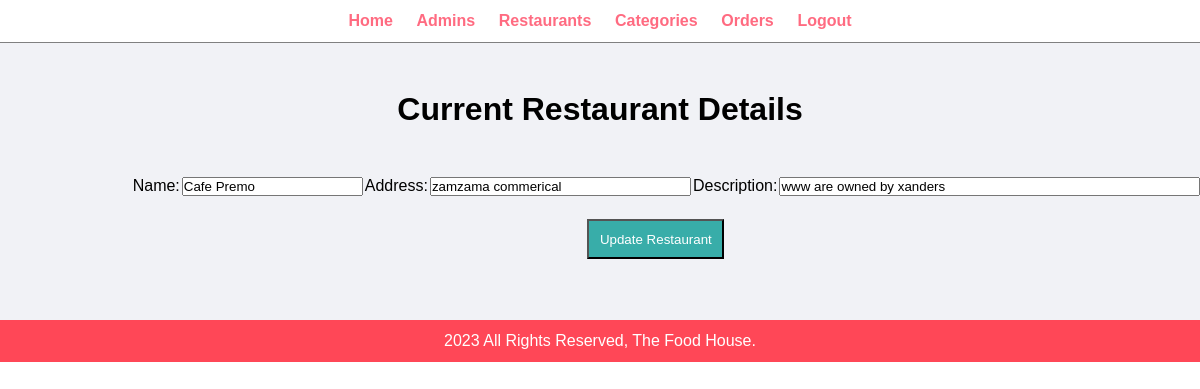
/admin/update-restaurant.php?id=25 (signed in), run on the app's committed database.
### tables this page shows
CREATE TABLE `tbl_restaurants` (
  `ID` int(10) UNSIGNED NOT NULL,
  `Name` varchar(100) NOT NULL,
  `Description` text NOT NULL,
  `Address` varchar(255) NOT NULL,
  `username` varchar(100) NOT NULL,
  `password` varchar(255) NOT NULL,
  `image_name` varchar(255) DEFAULT NULL
);

### admin/update-restaurant.php (the view, shortened to what this page needs)
<?php include ('partials/menu.php'); ?>
    <div class="main-content">
        <div class="wrapper">
            <h1 class="text-center">Current Restaurant Details</h1>
            <br><br>
            <?php
                if(isset($_GET['id'])) {
                    $id = $_GET['id'];
                    $sql = "SELECT * FROM tbl_restaurants WHERE ID=$id";
                    $result = mysqli_query($conn, $sql);
                    if($result==true) {
                        $count = mysqli_num_rows($result);
                        if($count==1) {
                            $rows = mysqli_fetch_assoc($result);
                            $name = $rows['Name'];
                            $address = $rows['Address'];
                            $description = $rows['Description'];
                        }
                        else {
                            header('location:'. $home_url . 'admin/manage-restaurants.php');
                        }
                    }
                }
            ?>
            <form action="" method="POST">
                <table class="tbl-full text-center">
                    <td>Name:</td>
                    <td><input type="text" name="name" value="<?php echo $name; ?>"></td>
                    <td>Address:</td>
                    <td><input type="text" name="address" value="<?php echo $address?>" size="30"></td>
                    <td>Description:</td>
                    <td><input type="text" name="description" value="<?php echo $description ?>" size="50"></td>
                    <tr>
                        <td colspan="8">
                            <input type="submit" name="submit" value="Update Restaurant" class="btn-change">
                        </td>
                    </tr>
                </table>
            </form>
        </div>
    </div>
<?php include ('partials/footer.php');?>

### css/admin.css (style rules this page uses)
* { margin: 0; padding: 0; font-family: Arial, Helvetica, sans-serif }
.wrapper { padding: 1%; width: 80%; margin: 0 auto; }
.text-center { text-align: center; }
.tbl-full { width: 100%; }
table tr td { padding: 1%; }
.btn-change { background-color: #38ada9; padding: 1%; color: white; text-decoration: none; }
.main-content { background-color: #f1f2f6; padding: 3% 0; }

### data on the page
tbl_restaurants: name "Cafe Premo", address "zamzama commerical", description "www are owned by xanders"
